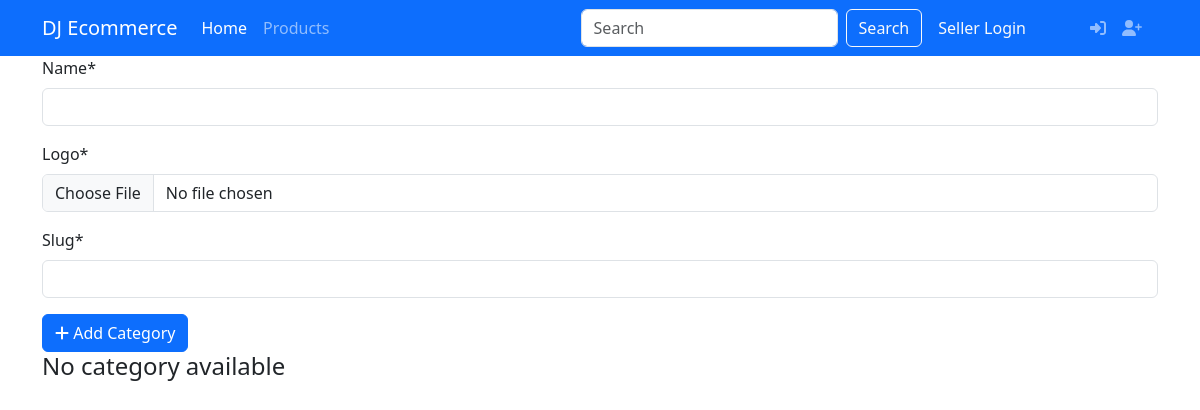
The page /category/ on the database as committed earlier.
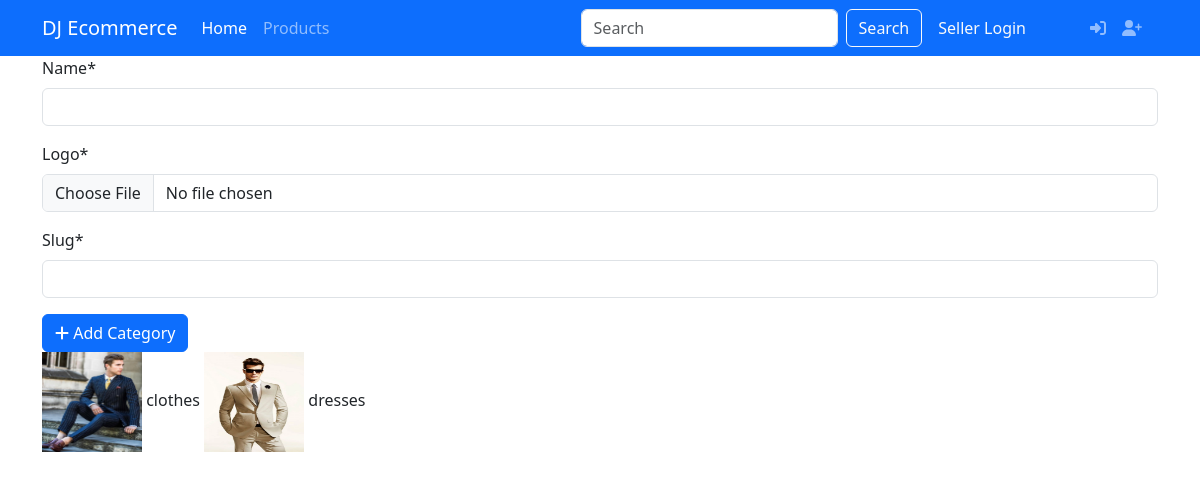
The same page on the database as committed later.
### products/models.py (models this page shows, shortened)
class Category(models.Model):
    name = models.CharField(max_length = 255)
    logo = models.ImageField(upload_to='category/')
    slug = models.SlugField(max_length = 50, unique=True)

### products/views.py (the view)
# urls.py: path('category/', category_list, name='category_list'),
def category_list(request):
    return render(
        request,
        'products/category_list.html',
        context = {
            'category': Category.objects.all(),
            'form':CategoryForm()
        }
    )

### products/forms.py
class CategoryForm(forms.ModelForm):
    class Meta:
        model =Category
        fields = '__all__'#display all fields

### templates/products/category_list.html (shortened to what this page needs)
{% extends 'layout/base.html' %}
{% load static %}
{% load crispy_forms_tags %}
{% block content %}
<div class="container">
    <div class="row">
        <form action="{% url 'category_create' %}"
            method="post" enctype="multipart/form-data">
            {{ form|crispy }}
            <button class="btn btn-primary">
                <i class="fas fa-plus"></i> Add Category
            </button>
        </form>
    </div>
    <div class="row">
        <div class="col">
            {% for item in category %}
                <img src="{{item.logo.url}}"
                alt="logo" width="100" height="100"
                class="rouded-5">
                {{ item.name }}
            {% empty %}
                <h4>No category available</h4>
            {% endfor %}
        </div>
    </div>
</div>
{% endblock content %}

Rows that differ between the two databases and show on the page:
added Category: logo (picture), name "clothes"
added Category: logo (picture), name "dresses"
Other text that changed with them:
text no longer shown: "No category available"
